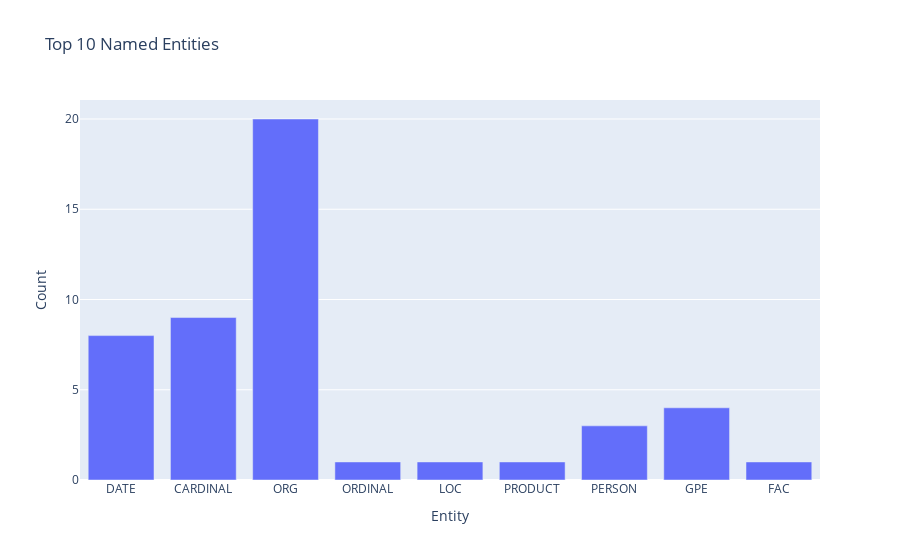

Source (notebook cell):
### Code cell
def extract_named_entities(text):
    doc = nlp(text)
    entities = defaultdict(list)
    for ent in doc.ents:
        entities[ent.label_].append(ent.text)
    return dict(entities)

df['Named_Entities'] = df['Article'].apply(extract_named_entities)
print(df.head())

# Visualize NER
entity_counts = Counter(entity for entities in df['Named_Entities'] for entity in entities)
entity_df = pd.DataFrame.from_dict(entity_counts, orient='index').reset_index()
entity_df.columns = ['Entity', 'Count']

fig = px.bar(entity_df.head(10), x='Entity', y='Count', title='Top 10 Named Entities')
fig.show()

### Figure 1 — Plotly figure (JSON) as saved in the notebook; plotly's stock layout.template omitted (floating-point values rounded to 4 significant figures)
{"data": [{"alignmentgroup": "True", "hovertemplate": "Entity=%{x}<br>Count=%{y}<extra></extra>", "legendgroup": "", "marker": {"color": "#636efa", "pattern": {"shape": ""}}, "name": "", "offsetgroup": "", "orientation": "v", "showlegend": false, "textposition": "auto", "type": "bar", "x": ["DATE", "CARDINAL", "ORG", "ORDINAL", "LOC", "PRODUCT", "PERSON", "GPE", "FAC"], "xaxis": "x", "y": [8, 9, 20, 1, 1, 1, 3, 4, 1], "yaxis": "y"}], "layout": {"barmode": "relative", "legend": {"tracegroupgap": 0}, "title": {"text": "Top 10 Named Entities"}, "xaxis": {"anchor": "y", "domain": [0, 1], "title": {"text": "Entity"}}, "yaxis": {"anchor": "x", "domain": [0, 1], "title": {"text": "Count"}}}}
